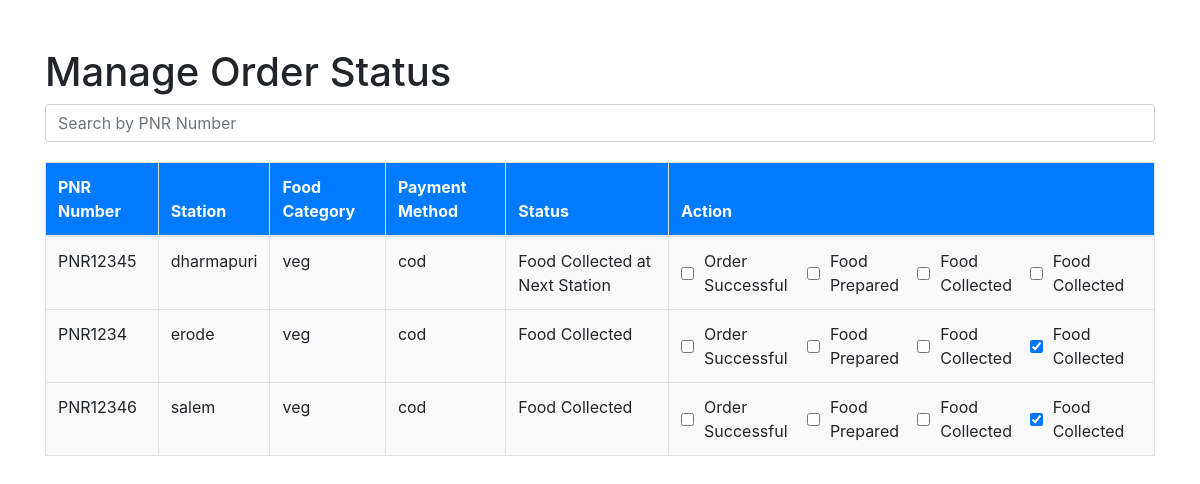
Screenshot of /admin/dashboard (signed in) with the database file from the repository.
### tables this page shows
CREATE TABLE orders (
    id INTEGER PRIMARY KEY AUTOINCREMENT,
    pnr_number TEXT NOT NULL,
    station TEXT NOT NULL,
    food_category TEXT NOT NULL,
    payment_method TEXT NOT NULL
, status TEXT DEFAULT 'Ordered successful');

### app.py (the view)
@app.route('/admin/dashboard')
def admin_dashboard():
    if 'admin' not in session:
        return redirect(url_for('admin_login'))
    conn = sqlite3.connect('food_orders.db')
    cursor = conn.cursor()
    cursor.execute("SELECT * FROM orders")
    orders = cursor.fetchall()
    conn.close()
    return render_template('admin_dashboard.html', orders=orders)

### templates/admin_dashboard.html (shortened to what this page needs)
<!DOCTYPE html>
<html lang="en">
<head>
    <link rel="stylesheet" href="https://stackpath.bootstrapcdn.com/bootstrap/4.5.2/css/bootstrap.min.css">
</head>
<body>
    <div class="container mt-5">
        <h1>Manage Order Status</h1>
        <div class="search-box">
            <input type="text" id="pnrSearch" class="form-control" placeholder="Search by PNR Number" />
        </div>
        <form method="POST" action="/admin/update_order_status">
            <table class="table table-bordered">
                <thead>
                    <tr>
                        <th>PNR Number</th>
                        <th>Station</th>
                        <th>Food Category</th>
                        <th>Payment Method</th>
                        <th>Status</th>
                        <th>Action</th>
                    </tr>
                </thead>
                <tbody id="orderTable">
                    {% for order in orders %}
                    <tr>
                        <td>{{ order[1] }}</td>
                        <td>{{ order[2] }}</td>
                        <td>{{ order[3] }}</td>
                        <td>{{ order[4] }}</td>
                        <td>{{ order[5] }}</td>
                        <td>
                            <div class="status-checkbox-container">
                                <input type="checkbox" class="status-checkbox" data-pnr="{{ order[1] }}" data-status="Order Successful" {% if order[5] == 'Order Successful' %}checked{% endif %}> Order Successful
                                <input type="checkbox" class="status-checkbox" data-pnr="{{ order[1] }}" data-status="Food Prepared" {% if order[5] == 'Food Prepared' %}checked{% endif %}> Food Prepared
                                <input type="checkbox" class="status-checkbox" data-pnr="{{ order[1] }}" data-status="Food Collected at Next Station"> Food Collected
                                <input type="checkbox" class="status-checkbox" data-pnr="{{ order[1] }}" data-status="Food Collected" {% if order[5] == 'Food Collected' %}checked{% endif %}> Food Collected
                            </div>
                        </td>
                    </tr>
                    {% endfor %}
                </tbody>
            </table>
        </form>
    </div>
</body>
</html>

### templates/admin_dashboard.html (style rules this page uses)
.table { width: 100%; margin-top: 20px; }
th, td { padding: 10px; text-align: left; border-bottom: 1px solid #ddd; }
th { background-color: #007bff; color: white; }
td { background-color: #f9f9f9; }
.status-checkbox-container { display: flex; align-items: center; }
.status-checkbox { margin-right: 10px; }
.search-box { margin-bottom: 20px; }

### rows the page displays
orders: pnr_number "PNR12345", station "dharmapuri", food_category "veg", payment_method "cod", status "Food Collected at Next Station"
orders: pnr_number "PNR1234", station "erode", food_category "veg", payment_method "cod", status "Food Collected", status "☑"
orders: pnr_number "PNR12346", station "salem", food_category "veg", payment_method "cod", status "Food Collected", status "☑"
